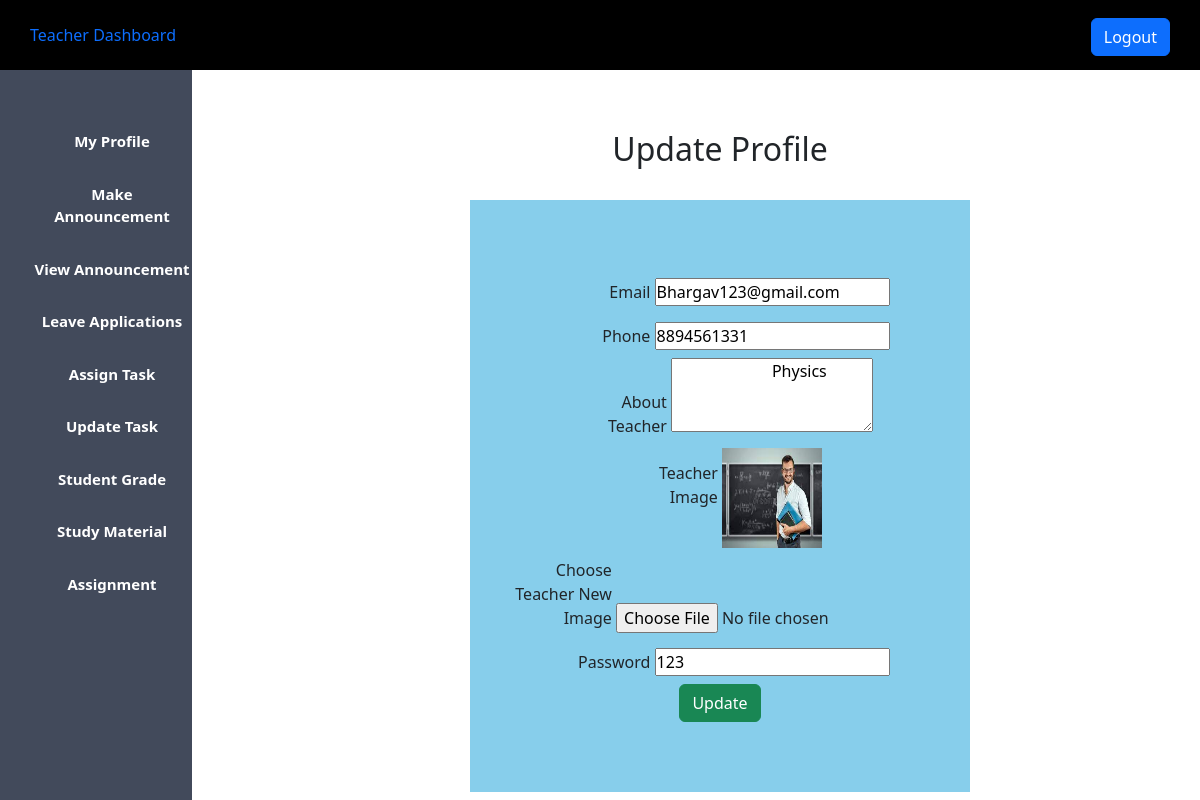
The app's page /teacher_profile.php (signed in) with its own data.
### tables this page shows
CREATE TABLE `user` (
  `id` int(11) NOT NULL,
  `username` varchar(50) DEFAULT NULL,
  `phone` bigint(20) DEFAULT NULL,
  `email` varchar(50) DEFAULT NULL,
  `usertype` varchar(50) DEFAULT NULL,
  `password` varchar(50) DEFAULT NULL,
  `description` varchar(100) DEFAULT NULL,
  `image` varchar(40) DEFAULT NULL
);

### teacher_profile.php (the view, shortened to what this page needs)
<?php
$host = "localhost";
$user = "root";
$password = "";
$db = "lms_db";
$data = mysqli_connect($host,$user,$password,$db);
$name = $_SESSION['username'];
$sql = "SELECT * FROM user WHERE username = '$name'";
$result = mysqli_query($data,$sql);
$info = mysqli_fetch_assoc($result);
?>
<!DOCTYPE html>
<html lang="en">
<head>
    <?php
    include('teacher_css.php');
    ?>
</head>
<body>
    <?php
    include('teacher_sidebar.php');
    ?>
    <div class="content">
        <center>
            <h2>Update Profile</h2>
            <br>
            <form action="#" method="POST" enctype="multipart/form-data">
                <div class="div_deg">
                <div>
                    <label>Email</label>
                    <input type="email" name="email"
                    value="<?php echo "{$info['email']}"; ?>">
                </div>
                <div>
                    <label>Phone</label>
                    <input type="number" name="phone"
                    value="<?php echo "{$info['phone']}"; ?>">
                </div>
                <div>
                    <label>About Teacher</label>
                    <textarea name="description" rows="3" cols="20" >
                        <?php echo "{$info['description']}"; ?>
                    </textarea>
                </div>
                <div>
                    <label>Teacher Image</label>
                    <img width="100px" height="100px" src="<?php echo "{$info['image']}";  ?>">
                </div>
                <div>
                    <label>Choose Teacher New Image</label>
                    <input type="file" name="image">
                </div>
                <div>
                    <label>Password</label>
                    <input type="text" name="password"
                    value="<?php echo "{$info['password']}"; ?>">
                </div>
                <div>
                    <input type="submit" class="btn btn-success" name="update_profile" value="Update">
                </div>
                </div>
            </form>
        </center>
    </div>
</body>
</html>

### css/admin.css (style rules this page uses)
* { margin: 0px; padding: 0px; }
.content { margin-left: 20%; margin-top: 5%; }

### teacher_profile.php (style rules this page uses)
label { display: inline-block; text-align: right; width: 100px; padding-top: 10px; padding-bottom: 10px; }
.div_deg { background-color: skyblue; width: 500px; padding-top: 70px; padding-bottom: 70px; }

### records on screen
user: email "Bhargav123@gmail.com", phone "8894561331", description "Physics", image (picture), password "123"
